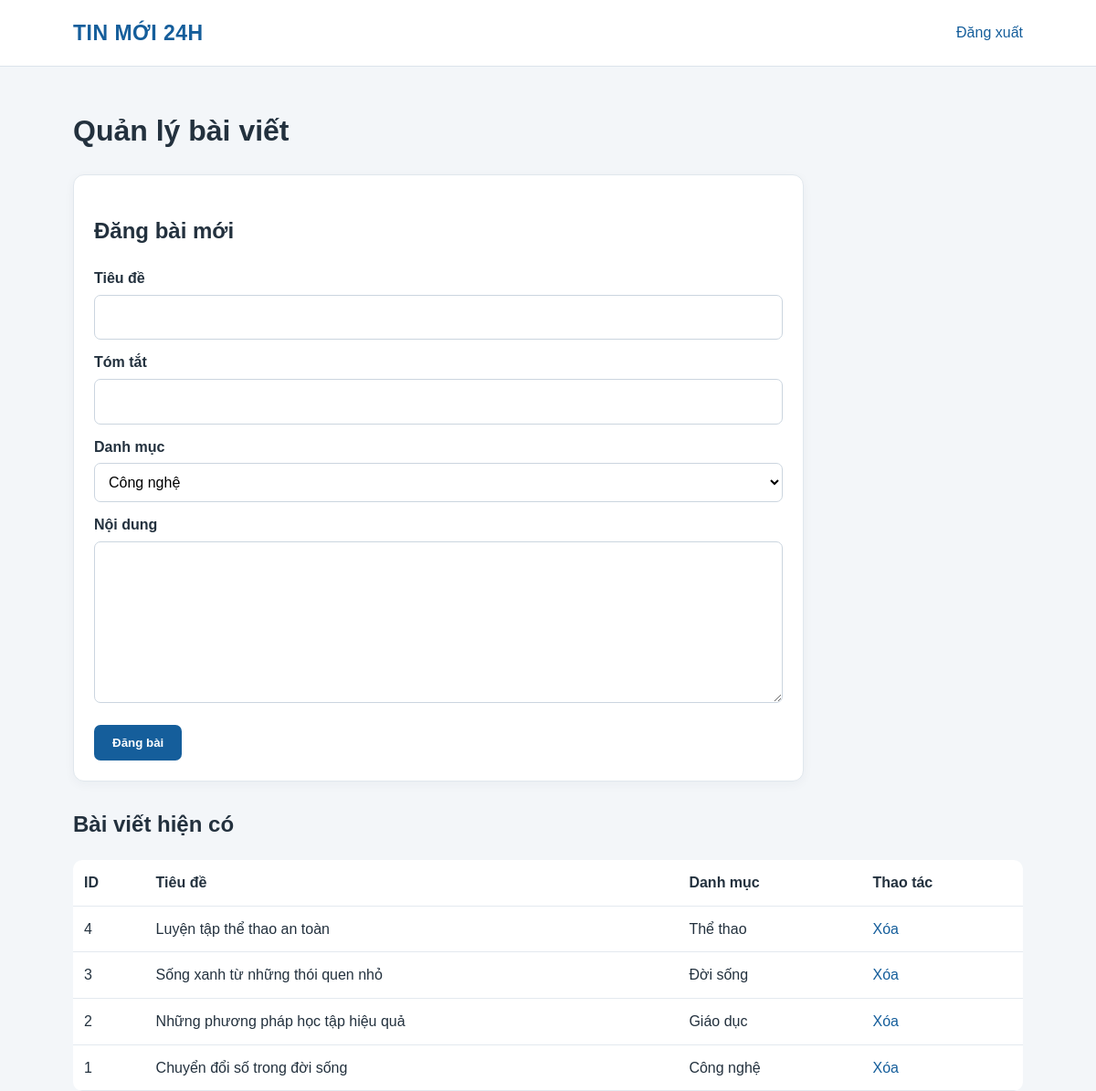
The app's page /app/public/admin.php (signed in) with its own data.
### tables this page shows
CREATE TABLE posts (
  id INT AUTO_INCREMENT PRIMARY KEY,
  title VARCHAR(200) NOT NULL,
  summary VARCHAR(500) NOT NULL,
  content TEXT NOT NULL,
  category_id INT NOT NULL,
  status ENUM('draft','published') NOT NULL DEFAULT 'draft',
  created_at DATETIME NOT NULL DEFAULT CURRENT_TIMESTAMP,
  CONSTRAINT fk_posts_category FOREIGN KEY(category_id) REFERENCES categories(id) ON DELETE RESTRICT,
  INDEX idx_posts_status_created(status, created_at)
);

CREATE TABLE categories (
  id INT AUTO_INCREMENT PRIMARY KEY,
  name VARCHAR(100) NOT NULL UNIQUE
);

### app/public/admin.php (the view, shortened to what this page needs)
<?php
function e($v): string { return htmlspecialchars((string)$v, ENT_QUOTES, 'UTF-8'); }
$pdo=db(); $error='';
if (empty($_SESSION['admin'])): ?>
<?php exit; endif;
$cats=$pdo->query("SELECT id,name FROM categories ORDER BY name")->fetchAll();
$posts=$pdo->query("SELECT p.id,p.title,p.created_at,c.name category FROM posts p JOIN categories c ON c.id=p.category_id ORDER BY p.id DESC")->fetchAll();
?>
<!doctype html><html lang="vi"><head><link rel="stylesheet" href="/style.css"></head><body><header><div class="wrap"><a class="brand" href="/">TIN MỚI 24H</a><a class="admin-link" href="/admin.php?logout=1">Đăng xuất</a></div></header><main class="wrap admin"><h1>Quản lý bài viết</h1>
<form method="post" class="form-card"><h2>Đăng bài mới</h2><label>Tiêu đề</label><input name="title" required maxlength="200"><label>Tóm tắt</label><input name="summary" required maxlength="500"><label>Danh mục</label><select name="category_id" required><?php foreach($cats as $c): ?><option value="<?= (int)$c['id'] ?>"><?= e($c['name']) ?></option><?php endforeach; ?></select><label>Nội dung</label><textarea name="content" rows="6" required></textarea><button name="save" value="1">Đăng bài</button></form>
<h2>Bài viết hiện có</h2><div class="table-wrap"><table><tr><th>ID</th><th>Tiêu đề</th><th>Danh mục</th><th>Thao tác</th></tr><?php foreach($posts as $p): ?><tr><td><?= (int)$p['id'] ?></td><td><?= e($p['title']) ?></td><td><?= e($p['category']) ?></td><td><a onclick="return confirm('Xóa bài viết này?')" href="/admin.php?delete=<?= (int)$p['id'] ?>">Xóa</a></td></tr><?php endforeach; ?></table></div></main></body></html>

### app/public/style.css (style rules this page uses)
:root { --blue:#155e9b;--dark:#10283f;--muted:#667788;--bg:#f3f6f9 }
* { box-sizing:border-box }
body { margin:0;font-family:Arial,Helvetica,sans-serif;color:#23313e;background:var(--bg);line-height:1.6 }
a { color:var(--blue);text-decoration:none }
.wrap { max-width:1080px;margin:auto;padding:0 20px }
header { background:#fff;border-bottom:1px solid #dce4eb }
header .wrap { display:flex;align-items:center;gap:20px;min-height:72px }
.brand { font-weight:800;font-size:23px;color:var(--blue);letter-spacing:.5px }
.admin-link { margin-left:auto }
.card,.form-card { background:white;border:1px solid #e0e7ed;border-radius:12px;padding:22px;box-shadow:0 3px 12px #10283f0b }
.admin { padding-top:24px }
.form-card { max-width:800px;margin-bottom:28px }
label { display:block;margin:12px 0 5px;font-weight:bold }
input,textarea,select { width:100%;padding:11px;border:1px solid #cbd5df;border-radius:7px;font:inherit;background:white }
button { margin-top:16px;background:var(--blue);color:white;border:0;border-radius:7px;padding:12px 20px;font-weight:bold;cursor:pointer }
.table-wrap { overflow:auto;background:white;border-radius:10px }
table { width:100%;border-collapse:collapse }
td,th { text-align:left;padding:12px;border-bottom:1px solid #e3e9ef }

### records on screen
posts: id "4", title "Luyện tập thể thao an toàn", category.name "Thể thao"
posts: id "3", title "Sống xanh từ những thói quen nhỏ", category.name "Đời sống"
posts: id "2", title "Những phương pháp học tập hiệu quả", category.name "Giáo dục"
posts: id "1", title "Chuyển đổi số trong đời sống", category.name "Công nghệ"

### other values on screen
form field category_id "Công nghệ"
